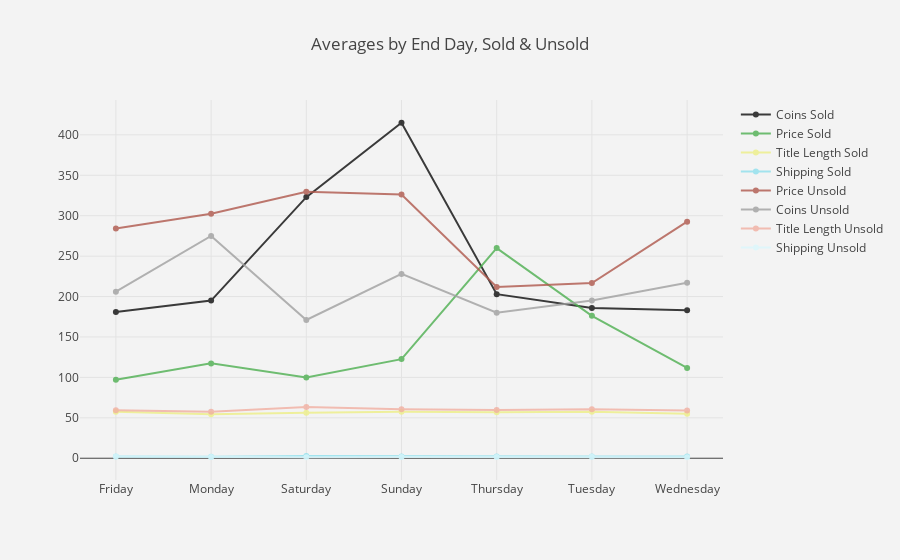

The cell this chart's notebook holds for it:
### Code cell
# Visualize Weely Patterns

trace1 = go.Scatter(
    x=df_days_cs.Sale_Day,
    y=df_days_cs.Coin_Date,
    line= dict(color= '#0c0c0c'),
    name= 'Coins Sold',
    opacity = .8)

trace2 = go.Scatter(
    x=df_days_ms.Sale_Day,
    y=df_days_ms['Price_+_Shipping'],
    line = dict(color='#4daf50'),
    name= 'Price Sold',
    opacity = .8)

trace3 = go.Scatter(
    x=df_days_ms.Sale_Day,
    y=df_days_ms['Title_Length'],
    line = dict(color='#edef86'),
    name= 'Title Length Sold',
    opacity = .8)

trace4 = go.Scatter(
    x=df_days_ms.Sale_Day,
    y=df_days_ms['Shipping'],
    line = dict(color='#8ee0ed'),
    name= 'Shipping Sold',
    opacity = .8)

trace5 = go.Scatter(
    x=df_days_mu.Sale_Day,
    y=df_days_mu['Price_+_Shipping'],
    line = dict(color='#af584c'),
    name= 'Price Unsold',
    opacity = .8)

trace6 = go.Scatter(
    x=df_days_cu.Sale_Day,
    y=df_days_cu.Coin_Date,
    line= dict(color= '#a0a0a0'),
    name= 'Coins Unsold',
    opacity = .8)

trace7 = go.Scatter(
    x=df_days_mu.Sale_Day,
    y=df_days_mu['Title_Length'],
    line = dict(color='#f1afa1'),
    name= 'Title Length Unsold',
    opacity = .8)

trace8 = go.Scatter(
    x=df_days_mu.Sale_Day,
    y=df_days_mu['Shipping'],
    line = dict(color='#dbf7fc'),
    name= 'Shipping Unsold',
    opacity = .8)

data= [trace1, trace2, trace3, trace4, trace5, trace6, trace7, trace8]

layout = dict(
        title = 'Averages by End Day, Sold & Unsold',
        paper_bgcolor='rgb(243, 243, 243)',
        plot_bgcolor='rgb(243, 243, 243)'
)

fig= dict(data=data, layout=layout)
iplot(fig, filename = 'Averages by End Day, Sold & Unsold')

### Figure 1 — Plotly figure (JSON) as saved in the notebook; plotly's stock layout.template omitted (floating-point values rounded to 4 significant figures)
{"data": [{"line": {"color": "#0c0c0c"}, "name": "Coins Sold", "opacity": 0.8, "type": "scatter", "uid": "2da60756-67f5-420d-bd0d-7a42ddec2f12", "x": ["Friday", "Monday", "Saturday", "Sunday", "Thursday", "Tuesday", "Wednesday"], "y": [181, 195, 323, 415, 203, 186, 183]}, {"line": {"color": "#4daf50"}, "name": "Price Sold", "opacity": 0.8, "type": "scatter", "uid": "5b1b5601-2521-451c-acf0-f31251b050d1", "x": ["Friday", "Monday", "Saturday", "Sunday", "Thursday", "Tuesday", "Wednesday"], "y": [96.96, 117.3, 99.89, 122.6, 259.9, 176.2, 111.7]}, {"line": {"color": "#edef86"}, "name": "Title Length Sold", "opacity": 0.8, "type": "scatter", "uid": "9ac42fd4-4c7f-44c1-8623-c49303bce0f8", "x": ["Friday", "Monday", "Saturday", "Sunday", "Thursday", "Tuesday", "Wednesday"], "y": [57.62, 54.35, 56.37, 57.63, 56.81, 57.49, 55.15]}, {"line": {"color": "#8ee0ed"}, "name": "Shipping Sold", "opacity": 0.8, "type": "scatter", "uid": "7997c526-9e8f-4c62-aa46-489158072bc5", "x": ["Friday", "Monday", "Saturday", "Sunday", "Thursday", "Tuesday", "Wednesday"], "y": [2.082, 1.925, 2.738, 2.27, 2.1, 2.238, 2.005]}, {"line": {"color": "#af584c"}, "name": "Price Unsold", "opacity": 0.8, "type": "scatter", "uid": "37d00bcd-15a9-45eb-8692-6e010ee9fa85", "x": ["Friday", "Monday", "Saturday", "Sunday", "Thursday", "Tuesday", "Wednesday"], "y": [284.2, 302.6, 329.7, 326.2, 212.0, 216.8, 292.6]}, {"line": {"color": "#a0a0a0"}, "name": "Coins Unsold", "opacity": 0.8, "type": "scatter", "uid": "6324e7ee-48b5-40bf-b066-8a47eb125286", "x": ["Friday", "Monday", "Saturday", "Sunday", "Thursday", "Tuesday", "Wednesday"], "y": [206, 275, 171, 228, 180, 195, 217]}, {"line": {"color": "#f1afa1"}, "name": "Title Length Unsold", "opacity": 0.8, "type": "scatter", "uid": "88602a01-05b6-441a-8b54-7e5ef0cf4475", "x": ["Friday", "Monday", "Saturday", "Sunday", "Thursday", "Tuesday", "Wednesday"], "y": [59.51, 57.36, 63.53, 60.6, 59.59, 60.59, 58.94]}, {"line": {"color": "#dbf7fc"}, "name": "Shipping Unsold", "opacity": 0.8, "type": "scatter", "uid": "2ef7f9e7-108f-4ef9-9a6c-0a6aaeb6f053", "x": ["Friday", "Monday", "Saturday", "Sunday", "Thursday", "Tuesday", "Wednesday"], "y": [2.301, 1.574, 1.227, 1.441, 1.452, 1.909, 1.348]}], "layout": {"paper_bgcolor": "rgb(243, 243, 243)", "plot_bgcolor": "rgb(243, 243, 243)", "title": {"text": "Averages by End Day, Sold & Unsold"}}}
